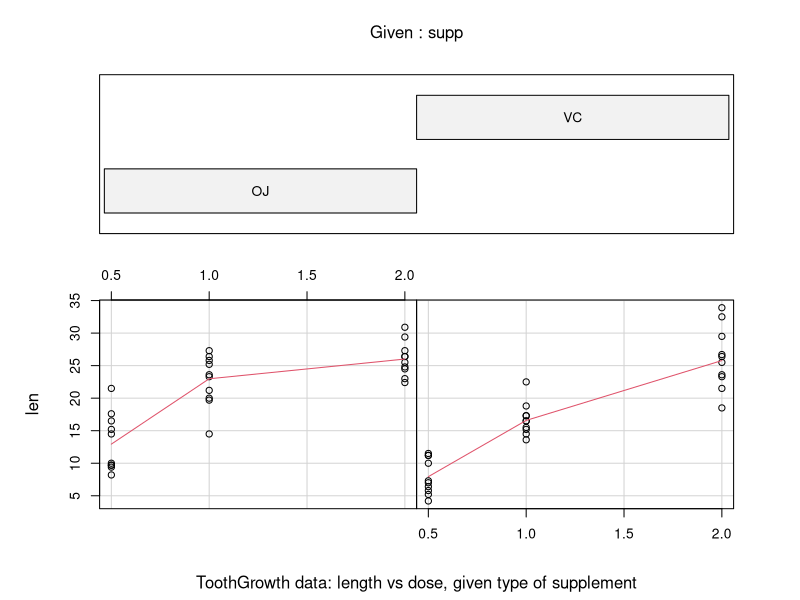
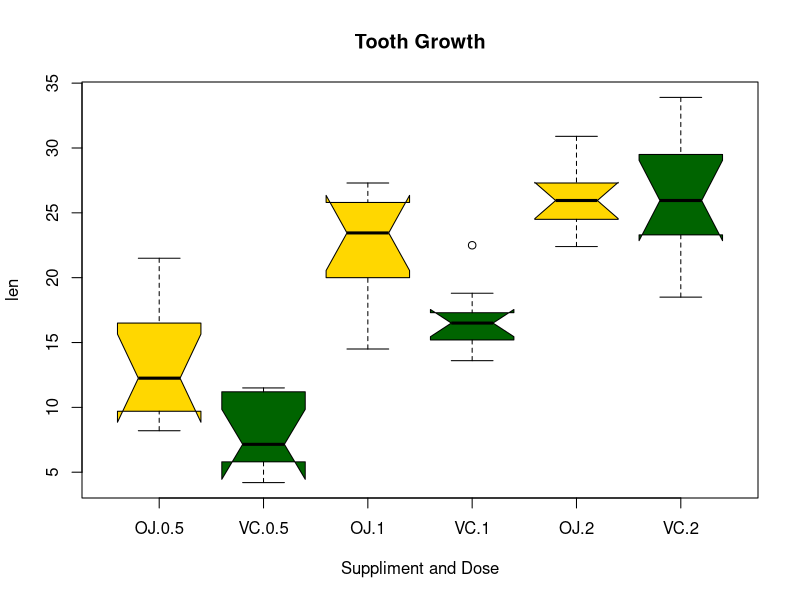
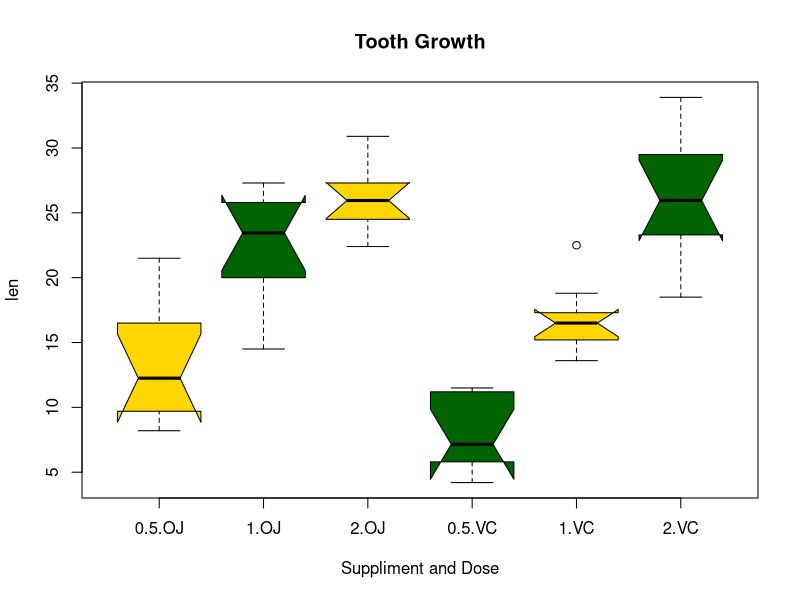

Write R code to recreate these figures, in order. (Note: this script raises an error after producing the figures.)
## ---- chunk 1
library(data.table)
library(datasets)
mydt= data.table(ToothGrowth)
dim(mydt)
head(mydt)
## ---- chunk 2
coplot(len ~ dose | supp, data = ToothGrowth, panel = panel.smooth,
       xlab = "ToothGrowth data: length vs dose, given type of supplement")

## ---- chunk 3
options(warn=-1)

boxplot(len~supp*dose, data=ToothGrowth, notch=TRUE,
        col=(c("gold","darkgreen")),
        main="Tooth Growth", xlab="Suppliment and Dose")

## ---- chunk 4
options(warn=-1)

boxplot(len~dose*supp, data=ToothGrowth, notch=TRUE,
        col=(c("gold","darkgreen")),
        main="Tooth Growth", xlab="Suppliment and Dose") 

## ---- chunk 5
test.dt= mydt[supp == 'OJ' & dose != 0.5]
test.dt= test.dt[, dose:= as.factor(dose)]
result= t.test(len~I(relevel(dose,2)), paired=F, data= test.dt)
result
## ---- chunk 6
performAllTests = function(mydt)
{
  sups= unique(mydt$supp)
  dss= unique(mydt$dose)
  
  # all dose tests
  for (sup in sups) {
    for (ds in dss) {
      # setup the test data
      dss.rel= dss[dss != ds]
      dss.test= max(dss.rel)
      dss.ref= min(dss.rel)
      print(paste('Testing dose', dss.test, 'vs', dss.ref, 
                  'keeping supplement fixed as', sup))
      
      test.dt= mydt[supp == sup & dose %in% dss.rel]
      test.dt[, dose:= as.factor(dose)]
      
      # run the test
      test.result = t.test(len ~ I(relevel(dose, 2)), paired= F, data= test.dt)
      printConclusions(test.result, dss.ref, dss.test, type= 'dose')   
    }
  }
  
  # all supplement tests
  for (ds in dss) {
    print(paste('Testing supplment OJ vs VC keeping dose fixed at', ds))
    test.result = t.test(len ~ supp, paired= F, data= mydt[dose == ds])
    printConclusions(test.result, 'VC', 'OJ', 'supplement')
  }
}

printConclusions = function (result, refLevel, testLevel, type, sigLevel= 0.05)
{
  if (result$p.value < sigLevel){
    print (paste('Evidence to reject H0 at', sigLevel, 'level of significance!'))
    if (result$statistic > 0 ){
      print(paste('Treatment of', type, testLevel, 
                  'produces BETTER results than', type, refLevel))
    } else {
      print(paste('Treatment of', type, testLevel, 
                  'produces WORSE results than', type, refLevel))
    }
  } else {
    print (paste('No clear evidence favoring H1 at', sigLevel, 'level of significance'))
  }
}

## ---- chunk 7
performAllTests(mydt)
